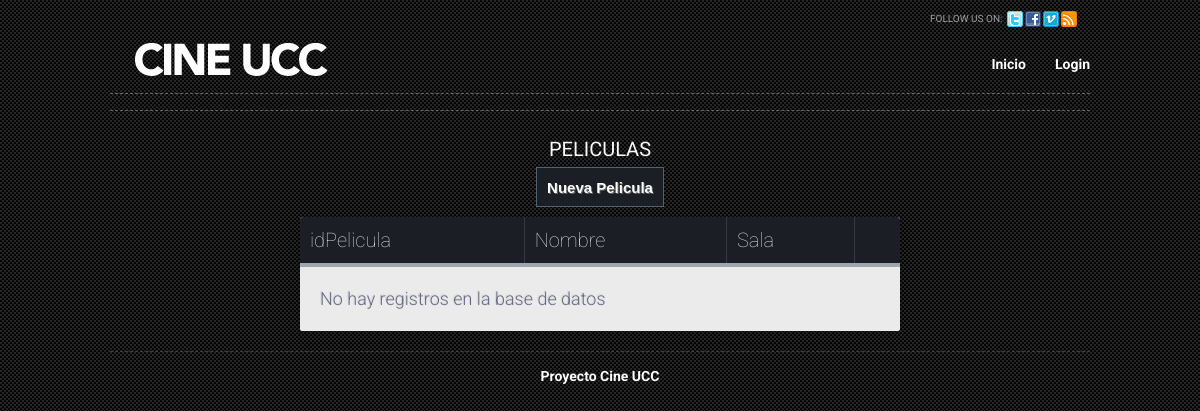
Page /peliculas.php on the earlier database version.
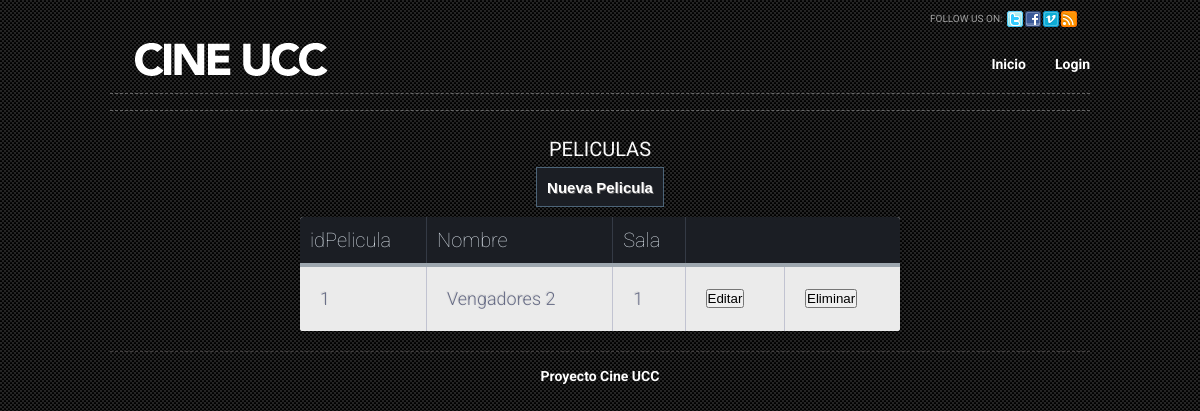
Same page on the later database version.
### tables this page shows
CREATE TABLE IF NOT EXISTS `pelicula` (
`idPelicula` int(11) NOT NULL,
  `nombre` varchar(250) NOT NULL,
  `imagen` varchar(250) NOT NULL,
  `idSala` int(11) NOT NULL
);

### tablaPeliculas.php (the view, shortened to what this page needs)
<?php
$link = conectar();
$sql = "SELECT * FROM pelicula";
$query = mysql_query($sql, $link);
if (mysql_num_rows($query) != 0) {
    while ($line = mysql_fetch_array($query)) {
        echo '<tr>';
        echo "<td>" . $line['idPelicula'] . "</td>";
        echo "<td>" . $line['nombre'] . "</td>";
        echo "<td>" . $line['idSala'] . "</td>";
        echo "<td><a href='registroPelicula.php?idPelicula=" . $line["idPelicula"] . "'>
                    <button>Editar</button></a>";
        echo "<td><a href='eliminarPelicula.php?idPelicula=" . $line["idPelicula"] . "'>
                   <button onclick='return confirm(\"Seguro que desea eliminar esta Pelicula?\")';' >
                   Eliminar</button></a></td>";
        echo "</tr>";
    }
} else {
    echo '<tr>';
    echo '<td colspan=7> No hay registros en la base de datos</td>';
    echo '</tr>';
}

Differences in the rows shown:
added pelicula: idPelicula "1", nombre "Vengadores 2", idSala "1"
Other differences:
text no longer shown: "No hay registros en la base de datos"
